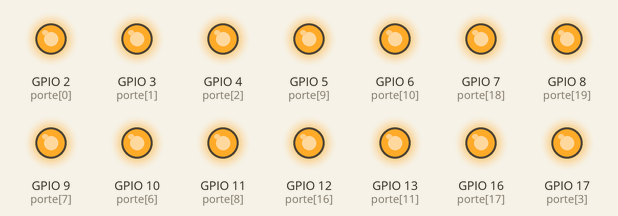
Simulated run of this program. Board: Raspberry Pi (BCM pin numbers). Parts: output pins drawn as LEDs (lit = HIGH). At 0.0 s the program stops and its outputs stay as they are.

Above: at 0.1 s.
Timing chart, 0 to 1.5 s (numbered marks = the images above):
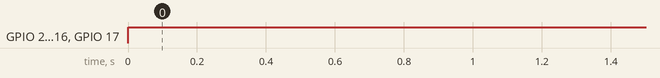

The program:

reset-gpio.py
```python
#!/usr/bin/python
#####################################################################
# elenco delle porte GPIO a cui sono collegati i rele
porte = (
	 2,  3,  4, 17, 27, 22, 10,  9,		# primo banco: da uno a otto
	11,  5,  6, 13, 19, 26, 21, 20,		# secondo banco: da uno a otto
	12, 16,  7,  8, 25, 24, 23, 18,		# terzo banco: da uno a otto
)
#####################################################################

import RPi.GPIO as GPIO
import sys

GPIO.setwarnings(False)
GPIO.setmode(GPIO.BCM)

for porta in porte:
	GPIO.setup(porta, GPIO.OUT, initial=1)
	GPIO.output(porta, GPIO.HIGH)
```

Measured:
- by itself, GPIO 2 (porte[0]), GPIO 3 (porte[1]), GPIO 4 (porte[2]), GPIO 5 (porte[9]), GPIO 6 (porte[10]), GPIO 7 (porte[18]), GPIO 8 (porte[19]), GPIO 9 (porte[7]), GPIO 10 (porte[6]), GPIO 11 (porte[8]), GPIO 12 (porte[16]), GPIO 13 (porte[11]), GPIO 16 (porte[17]), GPIO 17 (porte[3]): LOW → HIGH at 0.00 s
